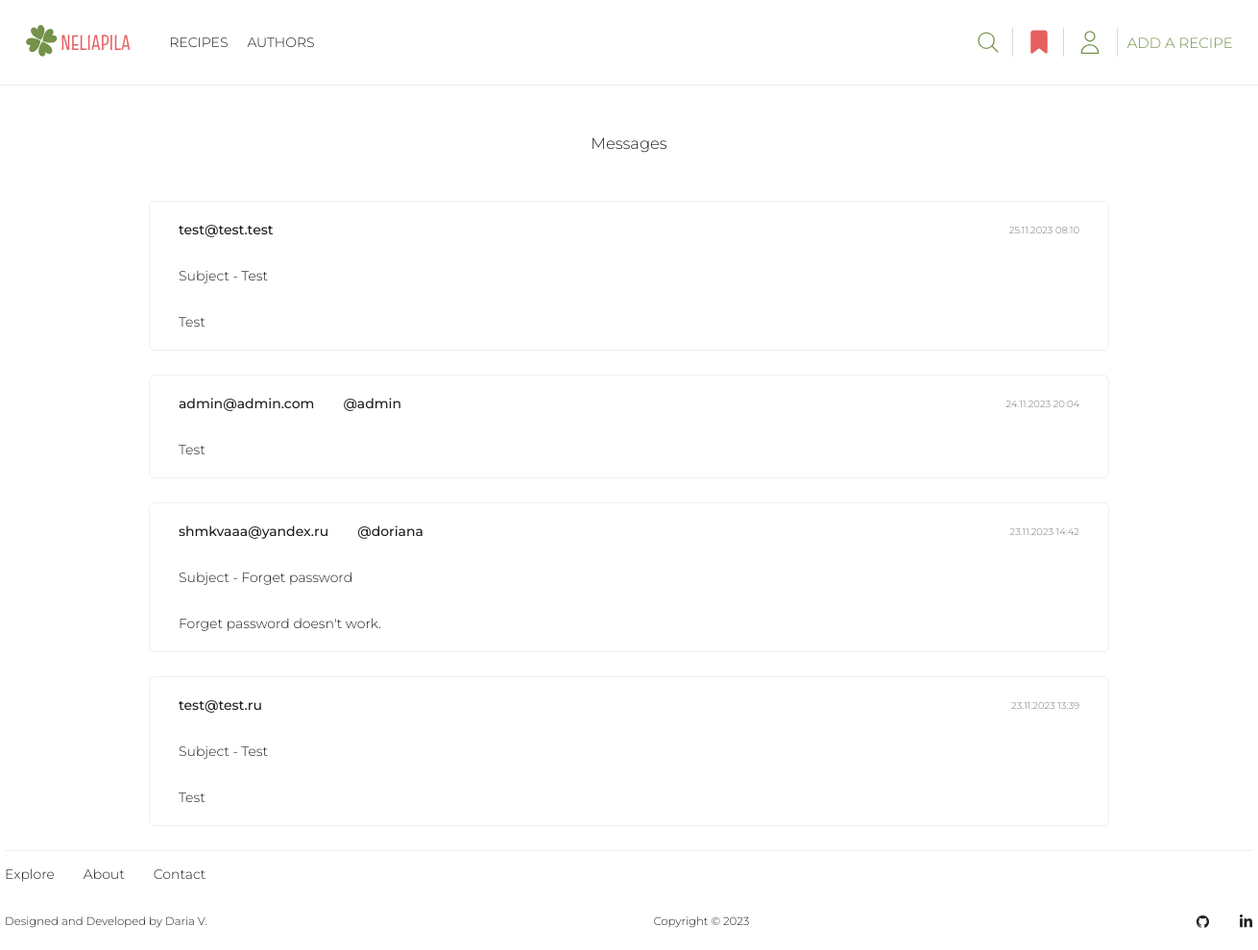
The app's page /messages/, older data.
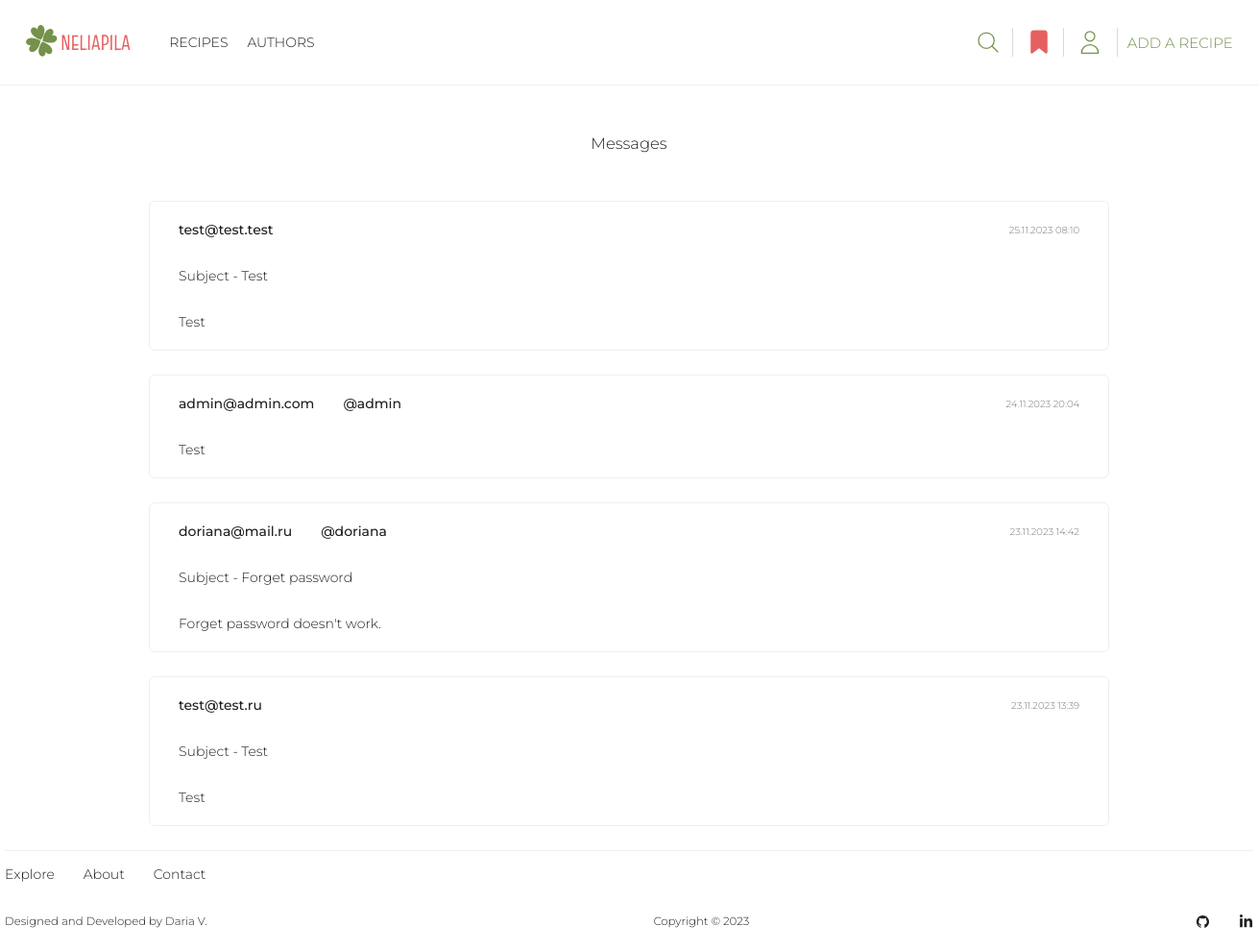
The same page, newer data.
### user/models.py (models this page shows, shortened)
class Contact(models.Model):
    sender = models.ForeignKey(Profile, on_delete=models.CASCADE, null=True, blank=True)
    email = models.EmailField(max_length=200, null=True, blank=True)
    subject = models.CharField(max_length=200, null=True, blank=True)
    body = models.TextField()
    created = models.DateTimeField(auto_now_add=True)

class Profile(models.Model):
    user = models.OneToOneField(User, on_delete=models.CASCADE)
    name = models.CharField(max_length=50, null=True, blank=True)
    email = models.EmailField(max_length=500, blank=True, null=True, unique=True)
    username = models.CharField(max_length=50, blank=True, null=True)
    bio = models.TextField(blank=True, null=True)
    image = models.ImageField(upload_to='profiles/', blank=True, null=True, default='profiles/default-profile-pic.png')
    created = models.DateTimeField(auto_now_add=True)

### user/views.py (the view)
# urls.py: path('messages/', views.get_messages, name='messages'),
def get_messages(request):
    all_messages = Contact.objects.order_by('-created').all()
    context = {'all_messages': all_messages}
    return render(request, 'user/messages.html', context)

### templates/user/messages.html (shortened to what this page needs)
{% extends 'base/base.html' %}
{% load static %}
{% block css %}
<link rel="stylesheet" href="{% static 'user/css/messages.css' %}">
{% endblock %}
{% block content %}
<section class="messages-page">
    <section class="all-messages container">
        <h1>Messages</h1>
        {% if all_messages %}
        {% for msg in all_messages %}
        <div class="message-info">
            <div class="sender-email-date">
                <div class="sender-email">
                    <a href="mailto: {{ msg.email }}" class="msg-email">{{ msg.email }}</a>
                    {% if msg.sender %}
                    <a class="msg-sender" href="{% url 'profile' msg.sender.user.id %}">@{{ msg.sender.username }}</a>
                    {% endif %}
                </div>
                <p class="msg-date">{{ msg.created | date:"j.n.Y H:i" }}</p>
            </div>
            {% if msg.subject %}
            <p class="msg-subject">Subject - {{ msg.subject }}</p>
            {% endif %}
            <p class="msg-body">{{ msg.body }}</p>
        </div>
        {% endfor %}
        {% else %}
        <p class="no-messages">There is no messages</p>
        {% endif %}
    </section>
</section>
{% endblock %}

Row changes from the older to the newer data that the page shows:
changed Contact "Forget password": email "shmkvaaa@yandex.ru" → "doriana@mail.ru"
